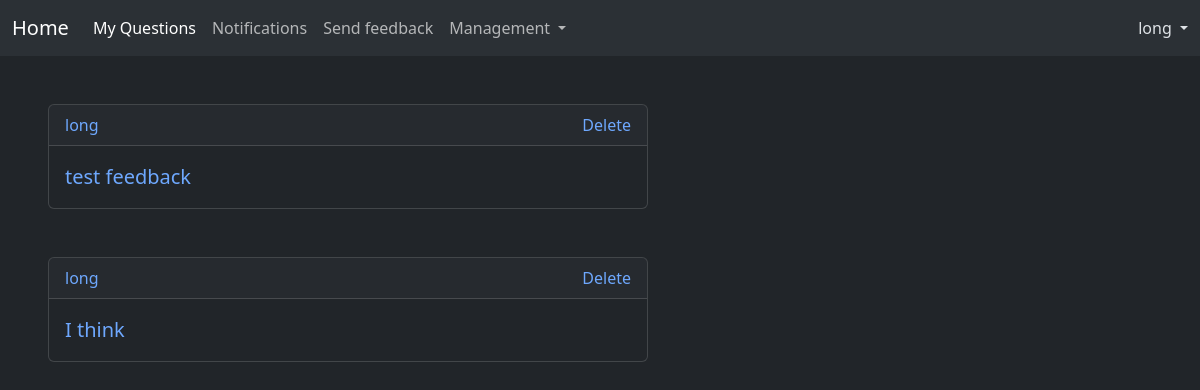
/feedback.php (signed in), run on the app's committed database.
### tables this page shows
CREATE TABLE `feedback` (
  `id` int(11) NOT NULL AUTO_INCREMENT,
  `content` text DEFAULT NULL,
  `iduser` int(20) DEFAULT NULL,
  `title` text DEFAULT NULL,
  PRIMARY KEY (`id`),
  KEY `feedback_ibfk_1` (`iduser`),
  CONSTRAINT `feedback_ibfk_1` FOREIGN KEY (`iduser`) REFERENCES `users` (`id`) ON DELETE CASCADE ON UPDATE CASCADE
);

CREATE TABLE `users` (
  `id` int(20) NOT NULL AUTO_INCREMENT,
  `username` varchar(255) NOT NULL,
  `password` varchar(255) NOT NULL,
  `role` varchar(255) NOT NULL,
  `name` varchar(255) DEFAULT NULL,
  `email` varchar(255) DEFAULT NULL,
  PRIMARY KEY (`id`)
);

### feedback.php (the view, shortened to what this page needs)
<?php
include 'includes/dbfunctions.php';
if (!isset($_SESSION['role']) || $_SESSION['role']!='admin') {
    header('Location: index.php');
}else{
    if (isset($_GET['id'])) {
        $id = $_GET['id'];
        $sql = "SELECT f.id, f.iduser, f.content, f.title, u.name
        FROM feedback f
        JOIN users u ON f.iduser = u.id
        WHERE f.id=".$id;
        $feedbacks = $pdo->query($sql);
        foreach($feedbacks as $row){
            echo '<h2 class="mt-5 ms-5 mb-2">'.$row['title'].'</h2>';
            echo '<p  class="mt-5 ms-5 mb-2">'.$row['content'].'</p>';
        }
    }else
    try{
        $sql = "SELECT f.id, f.iduser, f.content, f.title, u.name
        FROM feedback f
        JOIN users u ON f.iduser = u.id";
        $feedbacks = $pdo->query($sql);
        foreach($feedbacks as $row){
            echo '<div class="card col-sm-6 mt-5 ms-5 mb-2">';
            echo '<div class= "card-header">';
            echo '<a class="link-opacity-50-hover text-decoration-none" href="profile.php?id='.$row['iduser'].'">'.$row['name'].'</a>';
            echo '<div class="float-end">';
            echo '<form action="" method="post" class="d-inline ms-3">
                    <input type="hidden" name="id" value="'.htmlspecialchars($row['id']).'">
                    <a class="link-opacity-50-hover text-decoration-none" href="#" onclick="event.preventDefault(); this.parentNode.submit()">Delete</a>
                </form>';
            echo '</div>';
            echo '</div>';
            echo '    <div class="card-body">';
            echo '        <blockquote class="blockquote mb-0">';
            echo '<p><a class="link-opacity-50-hover text-decoration-none" href="feedback.php?id='.$row['id'].'">'.htmlspecialchars($row['title']).'</a></p>';
            echo '</div>';
            echo '</div>';
        }
    }catch (PDOException $e){
        $title = 'An error has occured';
        $output= 'Database error: ' . $e->getMessage();
    }
}
include 'layouts/index.html.php';

### data on the page
feedback: iduser.name "long", title "test feedback"
feedback: iduser.name "long", title "I think"

### other printed values
$_SESSION['username'] "long"
